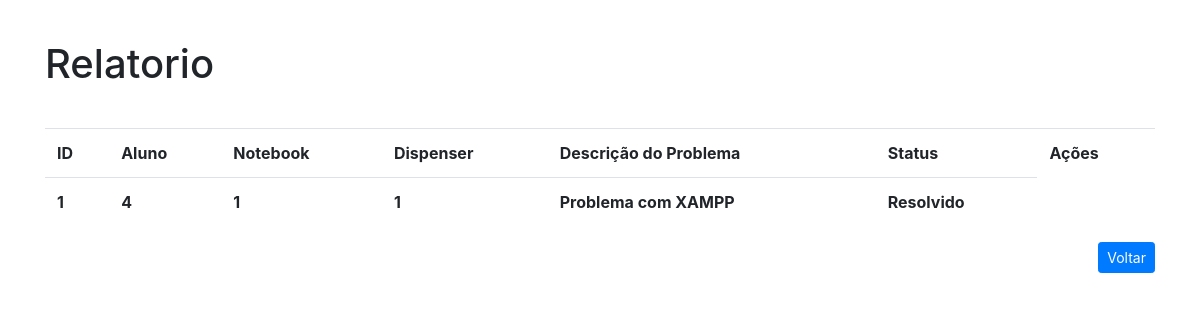
/php/listar_problemas.php (signed in), run on the app's committed database.
### tables this page shows
CREATE TABLE `problema` (
  `ID_Problema` int(11) NOT NULL,
  `ID_Aluno` int(11) NOT NULL,
  `ID_Notebook` int(11) NOT NULL,
  `ID_Dispenser` int(11) NOT NULL,
  `problema` text NOT NULL DEFAULT '',
  `status` varchar(20) NOT NULL
);

### php/listar_problemas.php (the view, shortened to what this page needs)
<!DOCTYPE html>
<html>
<head>
    <link rel="stylesheet" href="https://stackpath.bootstrapcdn.com/bootstrap/4.5.0/css/bootstrap.min.css">
</head>
<body>
<?php
    require 'conexao/config.php';
    if(isset($_SESSION['id']) && !empty($_SESSION['id'])){
        $id_user = $_SESSION['id'];
        $sql = "SELECT * FROM usuarios WHERE id = :id_user AND nivel = 'Administrador'";
        $sql = $pdo->prepare($sql);
        $sql->bindValue(":id_user", $id_user);
        $sql->execute();
        if($sql->rowCount() > 0){
            $sql = "SELECT * FROM problema";
            $sql = $pdo->prepare($sql);
            $sql->execute();
            $dado = $sql->fetchAll();
        }else{
            echo "<center><h1>Você não tem permissão</h1></center>";
            echo "<center><a href='menu.php' class='btn btn-sm btn-primary' role='button'>Voltar</a></center>";
            exit;
        }
    }else{
        header("Location: ../index.php");
    }
?>
</body>
<html>
<head>
    <link rel="stylesheet" href="https://stackpath.bootstrapcdn.com/bootstrap/4.5.0/css/bootstrap.min.css">
</head>
<body>
<div class="container" style="margin-top: 40px;">
    <table class="table" style="margin-top: 40px;">
        <h1>Relatorio</h1>
        <tr>
            <th>ID</th>
            <th>Aluno</th>
            <th>Notebook</th>
            <th>Dispenser</th>
            <th>Descrição do Problema</th>
            <th>Status</th>
            <th>Ações</th>
        </tr>
        <?php
            foreach($dado as $item){
        ?>
        <tr>
            <th><?php echo $item['ID_Problema'];?></th>
            <th><?php echo $item['ID_Aluno'];?></th>
            <th><?php echo $item['ID_Notebook'];?></th>
            <th><?php echo $item['ID_Dispenser'];?></th>
            <th><?php echo $item['problema'];?></th>
            <th><?php echo $item['status'];?></th>
        </tr>
            <?php }?>
    </table>
    <div style="text-align: right;">
        <a class="btn btn-sm btn-primary" role="button" href="menu.php">Voltar</a>
     </div>
</div>
</body>
</html>

### data on the page
problema: ID_Problema "1", ID_Aluno "4", ID_Notebook "1", ID_Dispenser "1", problema "Problema com XAMPP", status "Resolvido"
